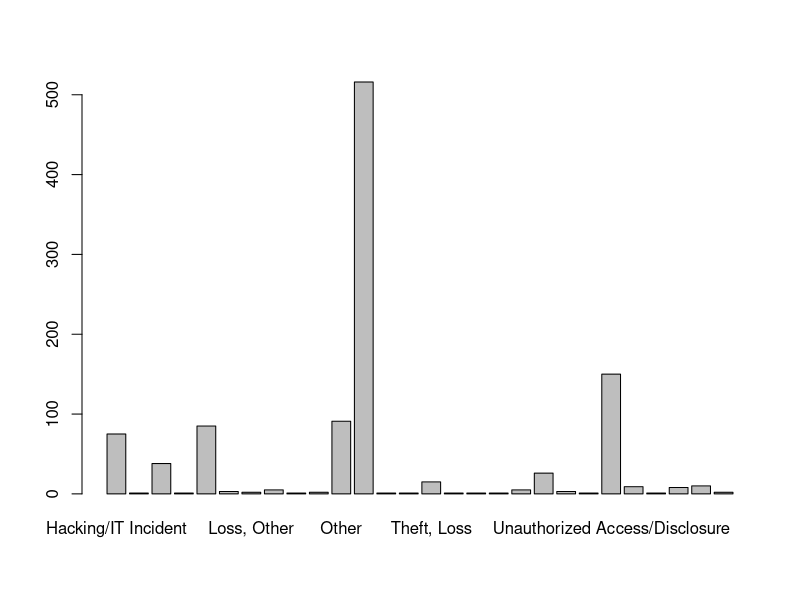

Source code (R): (Note: this script raises an error after producing the figure.)
## ---- chunk 1
getwd()
library(readr)
datos=read_csv("Cyber Security Breaches.csv")
brechas=datos$Type_of_Breach
table((brechas))

sum(table(brechas))
length(unique(brechas))
barplot(table(brechas))


table()
table(datos$Individuals_Affected,datos$Type_of_Breach)
tabla1=data.frame(datos$Individuals_Affected,datos$Type_of_Breach)
tabla1
table(tabla1)

mosaicplot(table(datos$Individuals_Affected),table(datos$Type_of_Breach))

df=aggregate(datos$Individuals_Affected, by=list(TypeofBreach=datos$Type_of_Breach), FUN=sum)
typeof(df)
df
df2 <- c(aggregate(datos$Individuals_Affected, by=list(TypeofBreach=datos$Type_of_Breach), FUN=sum))
df2



df2[order(df2$x),]


